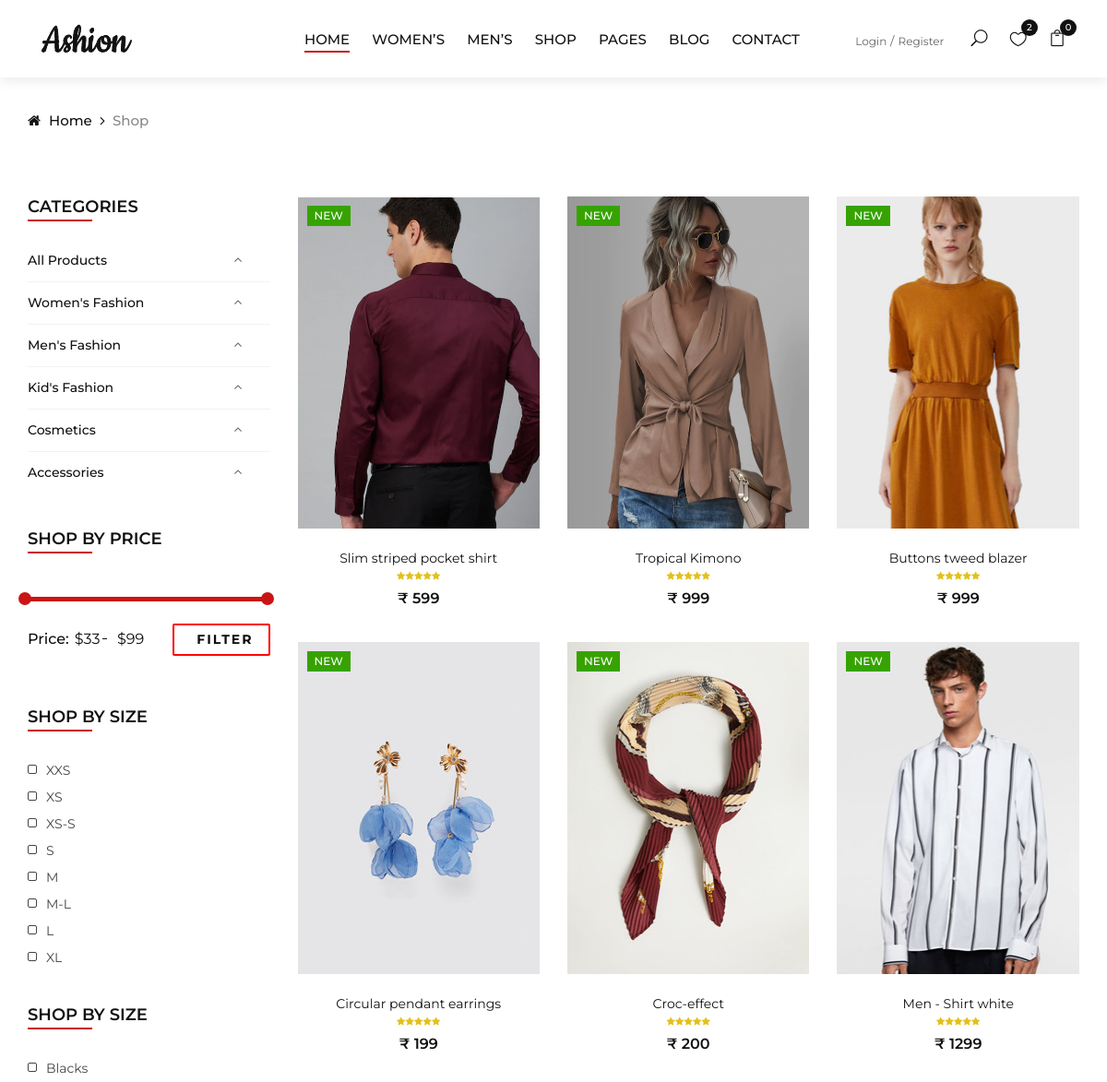
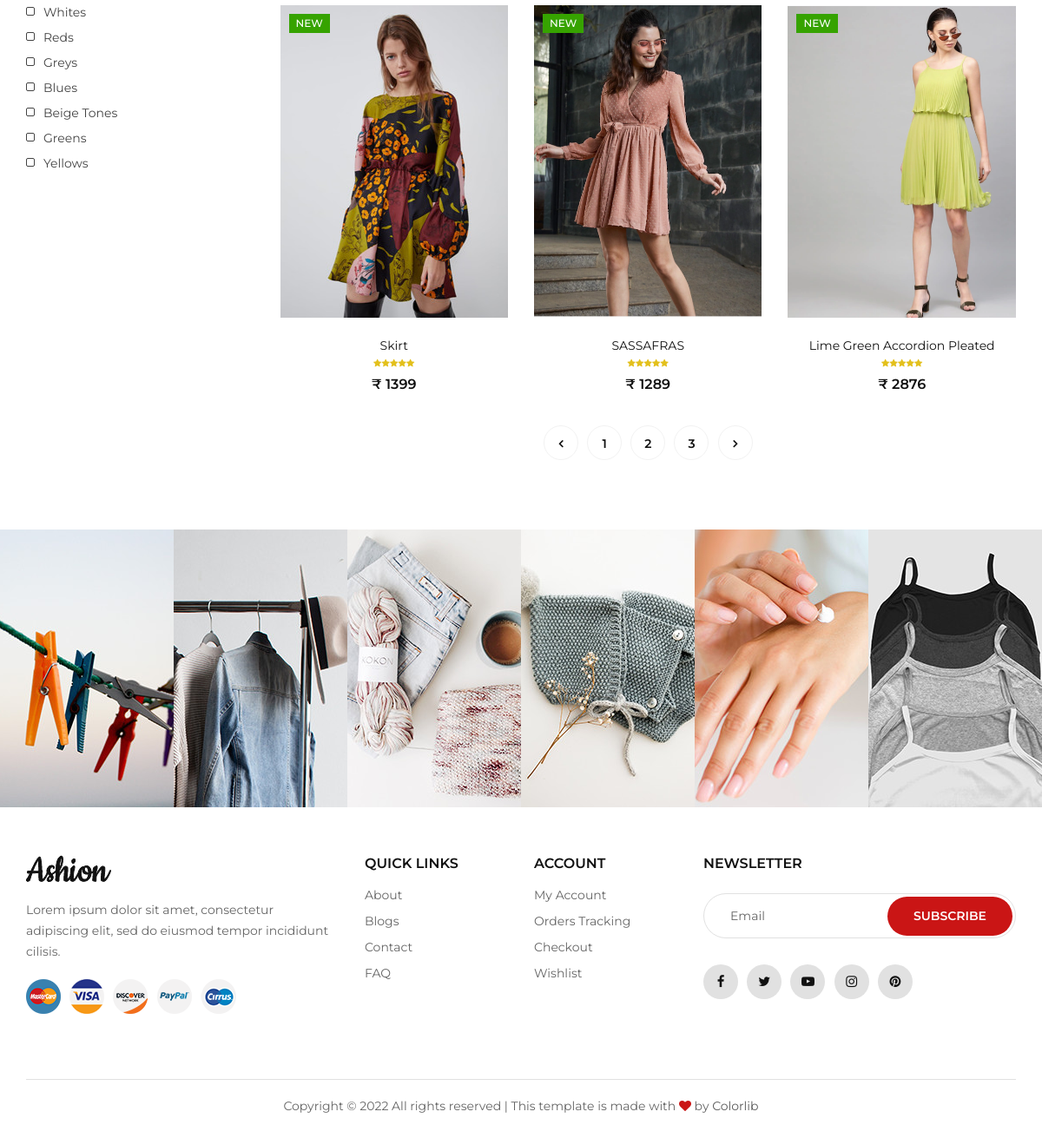
/store/, run on the app's committed database (2 pictures, top to bottom).
### category/models.py (models this page shows, shortened)
class Category(models.Model):
    category_name = models.CharField(max_length=250, unique=True)
    slug = models.SlugField(max_length=250, unique=True)
    description = models.TextField(max_length=300, blank=True)
    cat_image = models.ImageField(upload_to='photos/category',blank=True)
    class Meta:
        verbose_name = 'category'
        verbose_name_plural = 'categories'
    def get_url(self):
        return reverse('products_by_category', args=[self.slug])

### store/models.py (models this page shows, shortened)
class Product(models.Model):
    product_name = models.CharField(max_length=255, unique=True)
    slug = models.SlugField(max_length=255, unique=True)
    description = models.TextField(max_length=500, blank=True)
    price = models.IntegerField()
    stock = models.IntegerField()
    images = models.ImageField(upload_to='photos/products')
    cropping = ImageRatioField('images', '512x512')
    image_1 = models.ImageField(upload_to='photos/products',blank=True)
    image_2 = models.ImageField(upload_to='photos/products',blank=True)
    image_3 = models.ImageField(upload_to='photos/products',blank=True)
    image_4 = models.ImageField(upload_to='photos/products',blank=True)
    is_available = models.BooleanField(default=True)
    category = models.ForeignKey(Category, on_delete=models.CASCADE)
    created_date = models.DateTimeField(auto_now_add=True)
    modified_date = models.DateTimeField(auto_now=True)
    def get_url(self):
        return reverse('product_detail',args=[self.category.slug, self.slug])

### store/views.py (the view)
# urls.py: path('store/',include('store.urls')),
def store(request, category_slug=None):
    categories = None
    products = None
    if category_slug != None:
        categories = get_object_or_404(Category, slug = category_slug)
        products = Product.objects.filter(category=categories, is_available=True)
        paginator = Paginator(products, 6)
        page = request.GET.get('page')
        pageed_products = paginator.get_page(page)
    else:
        products = Product.objects.filter(is_available=True)
        paginator = Paginator(products, 9)
        page = request.GET.get('page')
        pageed_products = paginator.get_page(page)
    context ={
        'product' : pageed_products,
    }
    return render(request, 'store.html', context)

### carts/context_processors.py (called while the page is built)
def counter(request):
    cart_count = 0
    if 'admin' in request.path:
        return{}
    else :
        try:
            cart = Cart.objects.filter(cart_id = _cart_id(request))
            if request.user.is_authenticated:
                cart_items = CartItem.objects.all().filter(user=request.user)
            else :
                cart_items = CartItem.objects.all().filter(cart=cart[:1])
            for cart_item in cart_items:
                cart_count += cart_item.quantity
        except Cart.DoesNotExist:
            cart_count = 0
    return dict(cart_count=cart_count)

### carts/views.py (called while the page is built)
def _cart_id(request):
    cart = request.session.session_key
    if not cart :
        cart = request.session.create()
    return cart

### category/context_processors.py (called while the page is built)
def menu_links(request):
    links = Category.objects.all()
    return dict(links=links)

### templates/store.html (shortened to what this page needs)
{% extends 'base.html' %}
{% load static %}
{% block content %}
<div class="breadcrumb-option">
    <div class="container">
        <div class="row">
            <div class="col-lg-12">
                <div class="breadcrumb__links">
                    <a href="{% url 'home' %}"><i class="fa fa-home"></i> Home</a>
                    <span>Shop</span>
                </div>
            </div>
        </div>
    </div>
</div>
<section class="shop spad">
    <div class="container">
        <div class="row">
            <div class="col-lg-3 col-md-3">
                <div class="shop__sidebar">
                    <div class="sidebar__categories">
                        <div class="section-title">
                            <h4>Categories</h4>
                        </div>
                        <div class="categories__accordion">
                            <div class="accordion" id="accordionExample">
                                <div class="card">
                                <div class="card-heading active">
                                    <a  href="{% url 'store' %}">All Products</a>
                                </div>
                            </div>
                                {% for category in links %}
                                <div class="card">
                                    <div class="card-heading active">
                                        <a  href="{{ category.get_url }}">{{category.category_name}}</a>
                                    </div>
                                </div>
                                {% endfor %}
                            </div>
                        </div>
                    </div>
                    <div class="sidebar__filter">
                        <div class="section-title">
                            <h4>Shop by price</h4>
                        </div>
                        <div class="filter-range-wrap">
                            <div class="price-range ui-slider ui-corner-all ui-slider-horizontal ui-widget ui-widget-content"
                            data-min="33" data-max="99"></div>
                            <div class="range-slider">
                                <div class="price-input">
                                    <p>Price:</p>
                                    <input type="text" id="minamount">
                                    <input type="text" id="maxamount">
                                </div>
                            </div>
                        </div>
                        <a href="#">Filter</a>
                    </div>
                    <div class="sidebar__sizes">
                        <div class="section-title">
                            <h4>Shop by size</h4>
                        </div>
                        <div class="size__list">
                            <label for="xxs">
                                xxs
                                <span class="checkmark"></span>
                            </label>
                            <label for="xs">
                                xs
                                <span class="checkmark"></span>
                            </label>
                            <label for="xss">
                                xs-s
                                <span class="checkmark"></span>
                            </label>
                            <label for="s">
                                s
                                <span class="checkmark"></span>
                            </label>
                            <label for="m">
                                m
                                <span class="checkmark"></span>
                            </label>
                            <label for="ml">
                                m-l
                                <span class="checkmark"></span>
                            </label>
                            <label for="l">
                                l
                                <span class="checkmark"></span>
                            </label>
                            <label for="xl">
                                xl
                                <span class="checkmark"></span>
                            </label>
                        </div>
                    </div>
                    <div class="sidebar__color">
                        <div class="section-title">
                            <h4>Shop by size</h4>
                        </div>
                        <div class="size__list color__list">
                            <label for="black">
                                Blacks
                                <span class="checkmark"></span>
                            </label>
                            <label for="whites">
                                Whites
                                <span class="checkmark"></span>
                            </label>
                            <label for="reds">
                                Reds
                                <span class="checkmark"></span>
                            </label>
                            <label for="greys">
                                Greys
                                <span class="checkmark"></span>
                            </label>
                            <label for="blues">
                                Blues
                                <span class="checkmark"></span>
                            </label>
                            <label for="beige">
                                Beige Tones
                                <span class="checkmark"></span>
                            </label>
                            <label for="greens">
                                Greens
                                <span class="checkmark"></span>
                            </label>
                            <label for="yellows">
                                Yellows
                                <span class="checkmark"></span>
                            </label>
                        </div>
                    </div>
                </div>
            </div>
            <div class="col-lg-9 col-md-9">
                <div class="row">
                    {% for product in product %}
                    <div class="col-lg-4 col-md-6">
                        <div class="product__item">
                            <div class="product__item__pic set-bg" data-setbg="{{ product.images.url }}">
                                <div class="label new">New</div>
                                <ul class="product__hover">
                                </ul>
                            </div>
                            <div class="product__item__text">
                                <h6><a href="{{ product.get_url }}">{{product.product_name}}</a></h6>
                                <div class="rating">
                                    <i class="fa fa-star"></i>
                                    <i class="fa fa-star"></i>
                                    <i class="fa fa-star"></i>
                                    <i class="fa fa-star"></i>
                                    <i class="fa fa-star"></i>
                                </div>
                                <div class="product__price">₹ {{product.price}}</div>
                            </div>
                        </div>
                    </div>
                    {% endfor %}
                    <div class="col-lg-12 text-center">
                        {% if product.has_other_pages %}
                        <div class="pagination__option">
                            {% if product.has_previous %}
                            <a href="?page={{product.previous_page_number}}"><i class="fa fa-angle-left"></i></a>
                            {% else %}
                            <a href="#"><i class="fa fa-angle-left"></i></a>
                            {% endif %}
                            {% for i in product.paginator.page_range %}
                            {% if product.number == i %}
                            <a href="#">{{i}}</a>
                            {% else %}<a href="?page={{i}}">{{i}}</a>
                            {% endif %}
                            {% endfor %}
                            {% if product.has_next %}
                            <a href="?page={{product.next_page_number}}"><i class="fa fa-angle-right"></i></a>
                            {% else %}
                            <a href="#"><i class="fa fa-angle-right"></i></a>
                            {% endif %}
                        </div>
                        {% endif %}
                    </div>
                </div>
            </div>
        </div>
    </div>
</section>
<div class="instagram">
    <div class="container-fluid">
        <div class="row">
            <div class="col-lg-2 col-md-4 col-sm-4 p-0">
                <div class="instagram__item set-bg" data-setbg="{% static 'img/instagram/insta-1.jpg' %}">
                </div>
            </div>
            <div class="col-lg-2 col-md-4 col-sm-4 p-0">
                <div class="instagram__item set-bg" data-setbg="{% static 'img/instagram/insta-2.jpg' %}">
                </div>
            </div>
            <div class="col-lg-2 col-md-4 col-sm-4 p-0">
                <div class="instagram__item set-bg" data-setbg="{% static 'img/instagram/insta-3.jpg' %}">
                </div>
            </div>
            <div class="col-lg-2 col-md-4 col-sm-4 p-0">
                <div class="instagram__item set-bg" data-setbg="{% static 'img/instagram/insta-4.jpg' %}">
                </div>
            </div>
            <div class="col-lg-2 col-md-4 col-sm-4 p-0">
                <div class="instagram__item set-bg" data-setbg="{% static 'img/instagram/insta-5.jpg' %}">
                </div>
            </div>
            <div class="col-lg-2 col-md-4 col-sm-4 p-0">
                <div class="instagram__item set-bg" data-setbg="{% static 'img/instagram/insta-6.jpg' %}">
                </div>
            </div>
        </div>
    </div>
</div>
{% endblock content %}

### data on the page
Category: category_name "Women's Fashion"
Category: category_name "Men's Fashion"
Category: category_name "Kid's Fashion"
Category: category_name "Cosmetics"
Category: category_name "Accessories"
Product: shows a picture, product_name "Slim striped pocket shirt", price "599"
Product: shows a picture, product_name "Tropical Kimono", price "999"
Product: shows a picture, product_name "Buttons tweed blazer", price "999"
Product: shows a picture, product_name "Circular pendant earrings", price "199"
Product: shows a picture, product_name "Croc-effect", price "200"
Product: shows a picture, product_name "Men - Shirt white", price "1299"
Product: shows a picture, product_name "Skirt", price "1399"
Product: shows a picture, product_name "SASSAFRAS", price "1289"
Product: shows a picture, product_name "Lime Green Accordion Pleated", price "2876"

### other printed values
{{ cart_count }} "0"
{{ i }} "1"
{{ i }} "2" "3"
